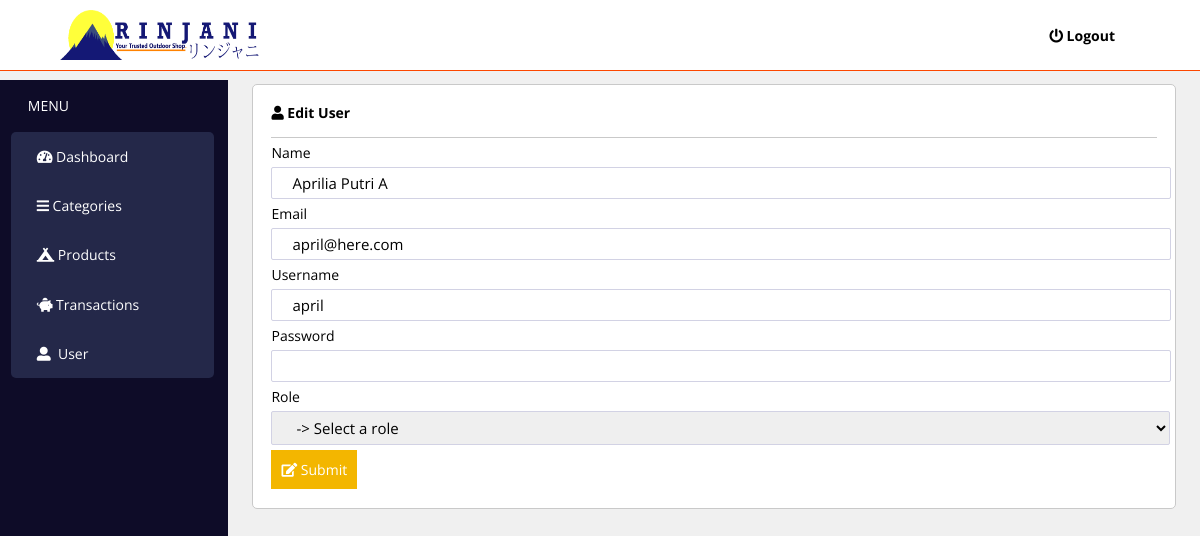
Page /admin/index.php?menu=users&&method=edit&&id=1 (signed in) on the committed database.
### tables this page shows
CREATE TABLE IF NOT EXISTS `users` (
  `id_user` int(11) NOT NULL AUTO_INCREMENT,
  `fullname` varchar(70) DEFAULT NULL,
  `email` varchar(40) DEFAULT NULL,
  `username` varchar(20) DEFAULT NULL,
  `password` varchar(40) DEFAULT NULL,
  `role` enum('user','admin') DEFAULT 'user',
  PRIMARY KEY (`id_user`),
  UNIQUE KEY `email` (`email`),
  UNIQUE KEY `username` (`username`)
);

### admin/users/formUsers.php (the view, shortened to what this page needs)
<?php
$method = $_GET['method'];
if ($method == 'add') {
    ?>
    <div class="card-header">
        <h3>
            <i class="fas fa-user    "></i>
            <span>Add User</span>
        </h3>
    </div>
    <form action="users/controllerUsers.php?act=store" method="post">
        <div class="form-item">
            <label for="var_name">Name</label>
            <input type="text" name="var_name" class="form-input" required>
        </div>
        <div class="form-item">
            <label for="var_email">Email</label>
            <input type="email" name="var_email" class="form-input" required>
        </div>
        <div class="form-item">
            <label for="var_user">Username</label>
            <input type="text" name="var_user" class="form-input" required>
        </div>
        <div class="form-item">
            <label for="var_pass">Password</label>
            <input type="password" name="var_pass" class="form-input" required>
        </div>
        <div class="form-item">
            <label for="var_role">Role</label>
            <select name="var_role" class="form-input" required>
                <option value="user" selected> -> Select a role</option>
                <option value="user">User</option>
                <option value="admin">Admin</option>
            </select>
        </div>
        <div class="form-item">
            <button type="submit" class="btn btn-ijo">
                <i class="fas fa-plus    "></i>
                <span>Submit</span>
            </button>
        </div>
    </form>
<?php
} else {
    $id = $_GET['id'];
    $sql = "select * from users where id_user = '$id'";
    $query = mysqli_query($con, $sql);
    while ($row = mysqli_fetch_array($query)) {
        ?>
        <div class="card-header">
            <h3>
                <i class="fas fa-user    "></i>
                <span>Edit User</span>
            </h3>
        </div>
        <form action="users/controllerUsers.php?act=update" method="post">
            <div class="form-item">
                <label for="var_name">Name</label>
                <input type="text" name="var_name" value="<?php echo $row[1] ?>" class="form-input">
            </div>
            <div class="form-item">
                <label for="var_email">Email</label>
                <input type="email" name="var_email" value="<?php echo $row[2] ?>" class="form-input">
            </div>
            <div class="form-item">
                <label for="var_user">Username</label>
                <input type="text" name="var_user" value="<?php echo $row[3] ?>" class="form-input">
            </div>
            <div class="form-item">
                <label for="var_pass">Password</label>
                <input type="text" name="var_pass" class="form-input">
            </div>
            <div class="form-item">
                <label for="var_role">Role</label>
                <select name="var_role" class="form-input">
                    <option value="user"> -> Select a role</option>
                </select>
            </div>
            <div class="form-item">
                <button type="submit" class="btn btn-kuning">
                    <i class="fas fa-edit    "></i>
                    <span>Submit</span>
                </button>
            </div>
        </form>
    <?php
}
}
?>
</body>
</html>

### assets/css/styles.css (style rules this page uses)
* { padding: 0; margin: 0; font-family: "Open Sans", sans-serif; font-size: 14px; }
body { background-color: #f0f0f0; }
.card-header { padding-bottom: 15px; border-bottom: solid 1px #c9c9c9; margin-bottom: 5px; }
.btn { padding: 10px; cursor: pointer; border: none; }
.btn-kuning { background-color: #f3b600; color: white; }
.form-item { box-sizing: border-box; }
.form-input { margin: 5px 0px 5px 0px; display: block; padding: 5px 10px 5px 20px; width: 98%; font-size: 15px; border: 1px solid #d2d2e4; border-radius: 2px; }
.form-item select { width: 101.5%; }

### rows in the picture
users: var_name "Aprilia Putri A", var_email "april@here.com", var_user "april"
